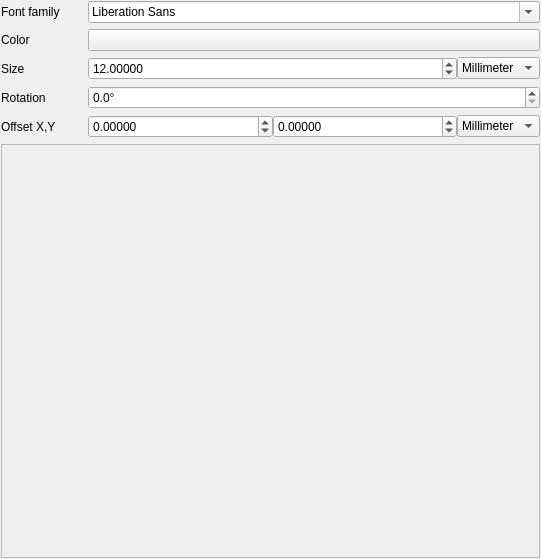
<?xml version="1.0" encoding="UTF-8"?>
<ui version="4.0">
 <class>WidgetFontMarker</class>
 <widget class="QWidget" name="WidgetFontMarker">
  <property name="geometry">
   <rect>
    <x>0</x>
    <y>0</y>
    <width>541</width>
    <height>559</height>
   </rect>
  </property>
  <property name="windowTitle">
   <string>Form</string>
  </property>
  <layout class="QVBoxLayout" name="verticalLayout">
   <property name="margin">
    <number>1</number>
   </property>
   <item>
    <layout class="QFormLayout" name="formLayout">
     <property name="sizeConstraint">
      <enum>QLayout::SetDefaultConstraint</enum>
     </property>
     <property name="fieldGrowthPolicy">
      <enum>QFormLayout::AllNonFixedFieldsGrow</enum>
     </property>
     <property name="horizontalSpacing">
      <number>28</number>
     </property>
     <property name="leftMargin">
      <number>0</number>
     </property>
     <property name="topMargin">
      <number>0</number>
     </property>
     <item row="0" column="0">
      <widget class="QLabel" name="label">
       <property name="text">
        <string>Font family</string>
       </property>
      </widget>
     </item>
     <item row="0" column="1">
      <widget class="QFontComboBox" name="cboFont"/>
     </item>
     <item row="1" column="0">
      <widget class="QLabel" name="label_3">
       <property name="text">
        <string>Color</string>
       </property>
      </widget>
     </item>
     <item row="1" column="1">
      <widget class="QgsColorButton" name="btnColor">
       <property name="text">
        <string/>
       </property>
      </widget>
     </item>
     <item row="2" column="0">
      <widget class="QLabel" name="label_2">
       <property name="text">
        <string>Size</string>
       </property>
      </widget>
     </item>
     <item row="2" column="1">
      <layout class="QHBoxLayout" name="horizontalLayout_2">
       <item>
        <widget class="QDoubleSpinBox" name="spinSize">
         <property name="sizePolicy">
          <sizepolicy hsizetype="Minimum" vsizetype="Fixed">
           <horstretch>1</horstretch>
           <verstretch>0</verstretch>
          </sizepolicy>
         </property>
         <property name="decimals">
          <number>5</number>
         </property>
         <property name="maximum">
          <double>99999999.000000000000000</double>
         </property>
         <property name="value">
          <double>12.000000000000000</double>
         </property>
        </widget>
       </item>
       <item>
        <widget class="QComboBox" name="mSizeUnitComboBox">
         <item>
          <property name="text">
           <string>Millimeter</string>
          </property>
         </item>
         <item>
          <property name="text">
           <string>Map unit</string>
          </property>
         </item>
        </widget>
       </item>
      </layout>
     </item>
     <item row="3" column="0">
      <widget class="QLabel" name="label_4">
       <property name="text">
        <string>Rotation</string>
       </property>
      </widget>
     </item>
     <item row="3" column="1">
      <widget class="QDoubleSpinBox" name="spinAngle">
       <property name="suffix">
        <string>°</string>
       </property>
       <property name="decimals">
        <number>1</number>
       </property>
       <property name="maximum">
        <double>360.000000000000000</double>
       </property>
      </widget>
     </item>
     <item row="4" column="0">
      <widget class="QLabel" name="label_5">
       <property name="text">
        <string>Offset X,Y</string>
       </property>
      </widget>
     </item>
     <item row="4" column="1">
      <layout class="QHBoxLayout" name="horizontalLayout">
       <item>
        <widget class="QDoubleSpinBox" name="spinOffsetX">
         <property name="sizePolicy">
          <sizepolicy hsizetype="Minimum" vsizetype="Fixed">
           <horstretch>1</horstretch>
           <verstretch>0</verstretch>
          </sizepolicy>
         </property>
         <property name="decimals">
          <number>5</number>
         </property>
         <property name="minimum">
          <double>-100000.000000000000000</double>
         </property>
         <property name="maximum">
          <double>100000.000000000000000</double>
         </property>
        </widget>
       </item>
       <item>
        <widget class="QDoubleSpinBox" name="spinOffsetY">
         <property name="sizePolicy">
          <sizepolicy hsizetype="Minimum" vsizetype="Fixed">
           <horstretch>1</horstretch>
           <verstretch>0</verstretch>
          </sizepolicy>
         </property>
         <property name="decimals">
          <number>5</number>
         </property>
         <property name="minimum">
          <double>-100000.000000000000000</double>
         </property>
         <property name="maximum">
          <double>100000.000000000000000</double>
         </property>
        </widget>
       </item>
       <item>
        <widget class="QComboBox" name="mOffsetUnitComboBox">
         <item>
          <property name="text">
           <string>Millimeter</string>
          </property>
         </item>
         <item>
          <property name="text">
           <string>Map unit</string>
          </property>
         </item>
        </widget>
       </item>
      </layout>
     </item>
    </layout>
   </item>
   <item>
    <widget class="QScrollArea" name="scrollArea">
     <widget class="QWidget" name="scrollAreaWidgetContents">
      <property name="geometry">
       <rect>
        <x>0</x>
        <y>0</y>
        <width>378</width>
        <height>158</height>
       </rect>
      </property>
     </widget>
    </widget>
   </item>
  </layout>
 </widget>
 <customwidgets>
  <customwidget>
   <class>QgsColorButton</class>
   <extends>QPushButton</extends>
   <header>qgscolorbutton.h</header>
  </customwidget>
 </customwidgets>
 <resources/>
 <connections/>
</ui>
